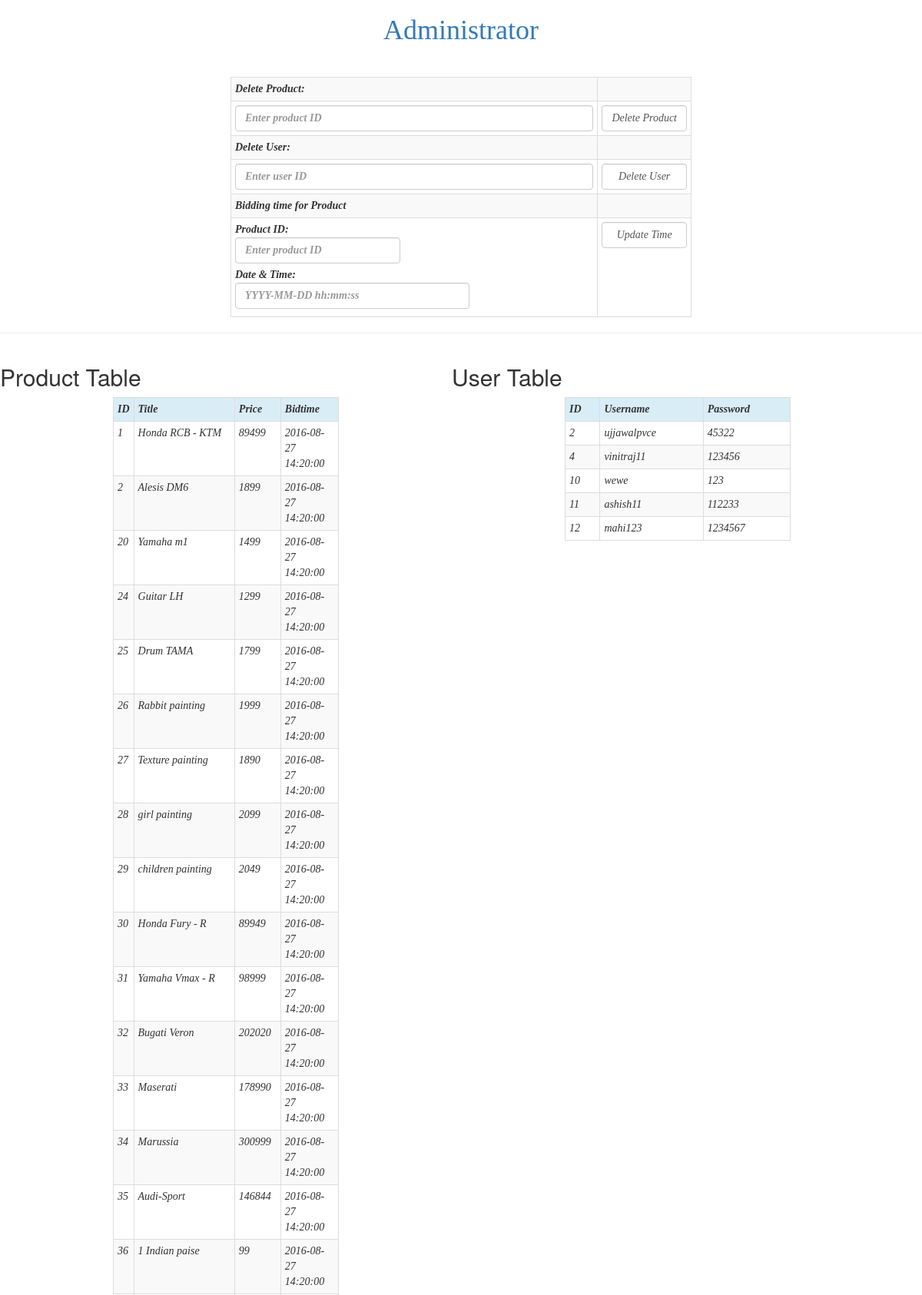
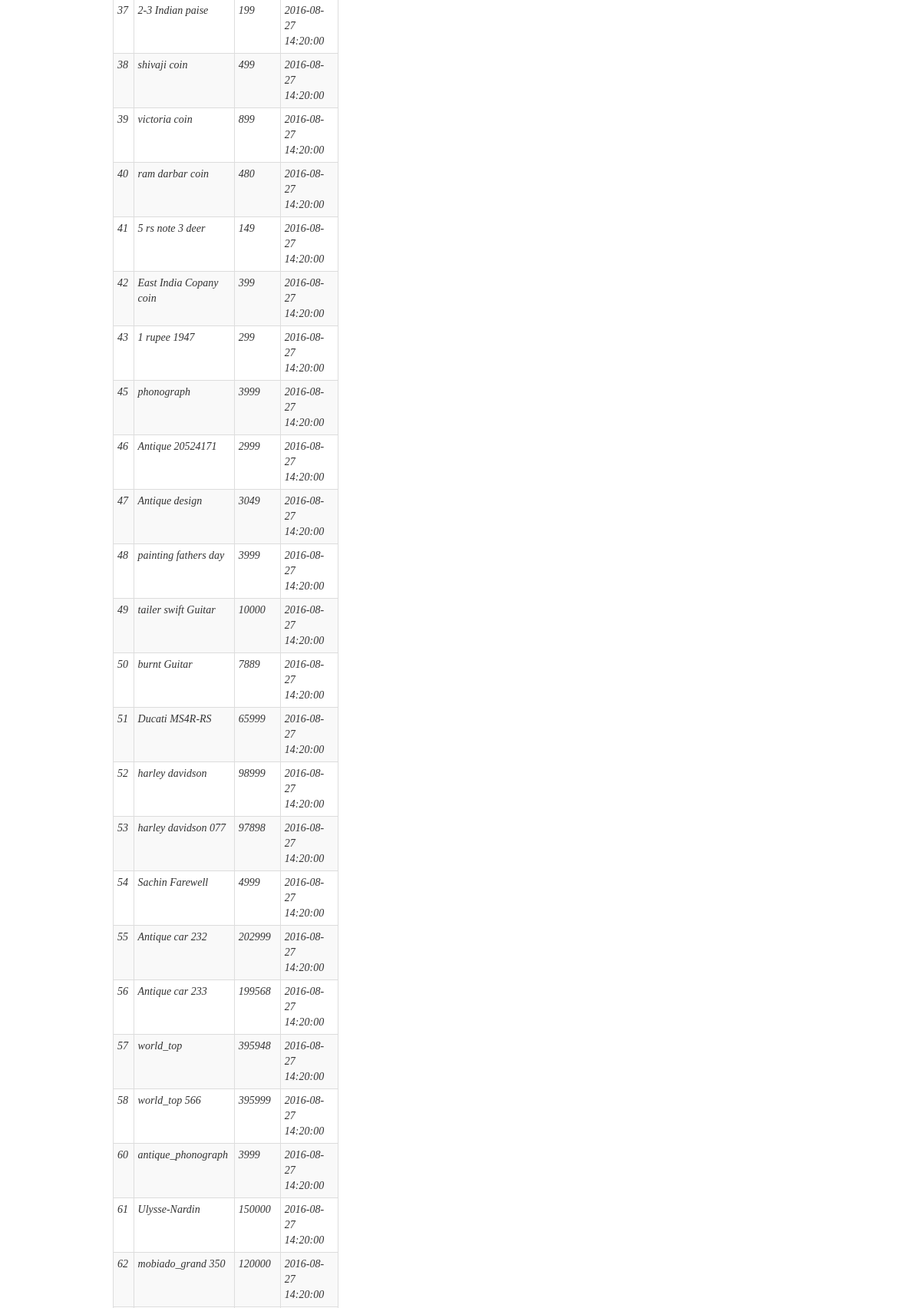
The app's page /admin/index.php (upper part) with its own data (2 pictures, top to bottom).
### tables this page shows
CREATE TABLE IF NOT EXISTS `addproducts` (
  `pid` int(11) NOT NULL AUTO_INCREMENT,
  `title` text NOT NULL,
  `descri` text NOT NULL,
  `price` int(20) NOT NULL,
  `btime` datetime NOT NULL,
  `cid` int(11) NOT NULL,
  `image` text NOT NULL,
  `name` text NOT NULL,
  `email` text NOT NULL,
  `mob` text NOT NULL,
  PRIMARY KEY (`pid`),
  KEY `cid` (`cid`)
);

CREATE TABLE IF NOT EXISTS `details` (
  `uid` int(11) NOT NULL AUTO_INCREMENT,
  `Email` text NOT NULL,
  `FirstName` text NOT NULL,
  `LastName` text NOT NULL,
  `Mob` text NOT NULL,
  `password` text NOT NULL,
  PRIMARY KEY (`uid`)
);

### admin/index.php (the view, shortened to what this page needs)
<!DOCTYPE html PUBLIC "-//W3C//DTD XHTML 1.0 Transitional//EN" "http://www.w3.org/TR/xhtml1/DTD/xhtml1-transitional.dtd">
<html xmlns="http://www.w3.org/1999/xhtml">
<head>
<link href="../view/css/bootstrap.min.css" rel="stylesheet">
</head>
<body>
<div align="center">
  <a href="index.php"><h1 class="style2" style="font-family:Georgia, 'Times New Roman', Times, serif">Administrator</h1></a>
  <p>&nbsp;</p>
  <form id="form1" name="form1" method="post" action="">
    <table class="table table-striped table-bordered table-hover table-condensed" style="width: 50%">
      <tr>
        <th><div>Delete Product: </div></th>
        <td>&nbsp;</td>
      </tr>
      <tr>
        <th>
          <input type="text" class="form-control" name="pid" placeholder="Enter product ID" />
        </th>
        <td><input class="form-control" name="dltpr" type="submit" id="dltpr" value="Delete Product" /></td>
      </tr>
      <tr>
        <th><div>Delete User: </div></th>
        <td>&nbsp;</td>
      </tr>
      <tr>
        <th><div>
          <input type="text" class="form-control" name="uid" placeholder="Enter user ID" />
        </div></th>
        <td><input class="form-control" name="dltuser" type="submit" id="dltuser" value="Delete User" /></td>
      </tr>
      <tr>
        <th><div>Bidding time for Product </div></th>
        <td>&nbsp;</td>
      </tr>
      <tr>
        <th><div>
          <label>Product ID:&nbsp; &nbsp;
          <input type="text" class="form-control" name="prid" placeholder="Enter product ID" style="width: 215px" />
          </label>
          <label>Date &amp; Time:
            <input type="text" class="form-control" name="bidtime" placeholder="YYYY-MM-DD hh:mm:ss" style="width: 305px" />
           </label>
        </div></th>
        <td><input class="form-control" name="btime" type="submit" id="btime" value="Update Time" /></td>
      </tr>
    </table>
  </form>
  <hr>
</div>
<div style="width: 100%">
<?php
$conn = new mysqli("localhost", "root", "", "nilamee");
if (isset($_POST['dltpr'])) {
	echo '<div style="width:49%; float:left;"><h2>Product Table</h2>';
	$id=$_REQUEST['pid'];
	$sql = "DELETE FROM addproducts WHERE pid=$id";
	$conn -> query($sql);
	$sql = "SELECT pid,title,price,btime FROM addproducts ORDER BY pid";
	$result = $conn -> query($sql);
	if ($result -> num_rows > 0) {
	echo '
	<table class="table table-striped table-bordered table-hover table-condensed" align="center" style="width:50%">
	<tr class="info">
	<th>ID</th>
	<th>Title</th>
	<th>Price</th>
	<th>Bidtime</th>
	</tr>';
	while ($row = $result -> fetch_assoc()) {
	echo "
	<tr>
		<td>" . $row["pid"] . "</td><td>" . $row["title"] . "</td><td>" . $row["price"] . "</td><td>" . $row["btime"] . "</td>
	</tr>";
	}
	echo "</table></div>";
	} else {
	echo "0 results";
	}
	}
else {
	echo '<div style="width:49%; float:left;"><h2>Product Table</h2>';
	$sql = "SELECT pid,title,price,btime FROM addproducts ORDER BY pid";
	$result = $conn -> query($sql);
	if ($result -> num_rows > 0) {
	echo '
	<table class="table table-striped table-bordered table-hover table-condensed" align="center" style="width:50%">
	<tr class="info">
	<th>ID</th>
	<th>Title</th>
	<th>Price</th>
	<th>Bidtime</th>
	</tr>';
	while ($row = $result -> fetch_assoc()) {
	echo "
	<tr>
		<td>" . $row["pid"] . "</td><td>" . $row["title"] . "</td><td>" . $row["price"] . "</td><td>" . $row["btime"] . "</td>
	</tr>";
	}
	echo "</table></div>";
	} else {
	echo "0 results";
	}
	echo '<div style="width:49%; float:left;"><h2>User Table</h2>';
	$sql = "SELECT uid,Email,password FROM details ORDER BY uid";
	$result = $conn -> query($sql);
	if ($result -> num_rows > 0) {
	echo '
	<table class="table table-striped table-bordered table-hover table-condensed" align="center" style="width:50%">
	<tr class="info">
	<th>ID</th>
	<th>Username</th>
	<th>Password</th>
	</tr>';
	while ($row = $result -> fetch_assoc()) {
	echo "
	<tr>
		<td>" . $row["uid"] . "</td><td>" . $row["Email"] . "</td><td>" . $row["password"] . "</td>
	</tr>";
	}
	echo "</table></div>";
	} else {
	echo "0 results";
	}
	}
?>
</div>
</body>
</html>

### admin/index.php (style rules this page uses)
table, th, td { font-family: Georgia, 'Times New Roman', Times, serif; font-style:italic; border: 2px solid black; padding: 5px; }

### records on screen
addproducts: pid "1", title "Honda RCB - KTM", price "89499", btime "2016-08-27 14:20:00"
addproducts: pid "2", title "Alesis DM6", price "1899", btime "2016-08-27 14:20:00"
addproducts: pid "20", title "Yamaha m1", price "1499", btime "2016-08-27 14:20:00"
addproducts: pid "24", title "Guitar LH", price "1299", btime "2016-08-27 14:20:00"
addproducts: pid "25", title "Drum TAMA", price "1799", btime "2016-08-27 14:20:00"
addproducts: pid "26", title "Rabbit painting", price "1999", btime "2016-08-27 14:20:00"
addproducts: pid "27", title "Texture painting", price "1890", btime "2016-08-27 14:20:00"
addproducts: pid "28", title "girl painting", price "2099", btime "2016-08-27 14:20:00"
addproducts: pid "29", title "children painting", price "2049", btime "2016-08-27 14:20:00"
addproducts: pid "30", title "Honda Fury - R", price "89949", btime "2016-08-27 14:20:00"
addproducts: pid "31", title "Yamaha Vmax - R", price "98999", btime "2016-08-27 14:20:00"
addproducts: pid "32", title "Bugati Veron", price "202020", btime "2016-08-27 14:20:00"
addproducts: pid "33", title "Maserati", price "178990", btime "2016-08-27 14:20:00"
addproducts: pid "34", title "Marussia", price "300999", btime "2016-08-27 14:20:00"
addproducts: pid "35", title "Audi-Sport", price "146844", btime "2016-08-27 14:20:00"
addproducts: pid "36", title "1 Indian paise", price "99", btime "2016-08-27 14:20:00"
addproducts: pid "37", title "2-3 Indian paise", price "199", btime "2016-08-27 14:20:00"
addproducts: pid "38", title "shivaji coin", price "499", btime "2016-08-27 14:20:00"
addproducts: pid "39", title "victoria coin", price "899", btime "2016-08-27 14:20:00"
addproducts: pid "40", title "ram darbar coin", price "480", btime "2016-08-27 14:20:00"
addproducts: pid "41", title "5 rs note 3 deer", price "149", btime "2016-08-27 14:20:00"
addproducts: pid "42", title "East India Copany coin", price "399", btime "2016-08-27 14:20:00"
addproducts: pid "43", title "1 rupee 1947", price "299", btime "2016-08-27 14:20:00"
addproducts: pid "45", title "phonograph", price "3999", btime "2016-08-27 14:20:00"
addproducts: pid "46", title "Antique 20524171", price "2999", btime "2016-08-27 14:20:00"
addproducts: pid "47", title "Antique design", price "3049", btime "2016-08-27 14:20:00"
addproducts: pid "48", title "painting fathers day", price "3999", btime "2016-08-27 14:20:00"
addproducts: pid "49", title "tailer swift Guitar", price "10000", btime "2016-08-27 14:20:00"
addproducts: pid "50", title "burnt Guitar", price "7889", btime "2016-08-27 14:20:00"
addproducts: pid "51", title "Ducati MS4R-RS", price "65999", btime "2016-08-27 14:20:00"
addproducts: pid "52", title "harley davidson", price "98999", btime "2016-08-27 14:20:00"
addproducts: pid "53", title "harley davidson 077", price "97898", btime "2016-08-27 14:20:00"
addproducts: pid "54", title "Sachin Farewell", price "4999", btime "2016-08-27 14:20:00"
addproducts: pid "55", title "Antique car 232", price "202999", btime "2016-08-27 14:20:00"
addproducts: pid "56", title "Antique car 233", price "199568", btime "2016-08-27 14:20:00"
addproducts: pid "57", title "world_top", price "395948", btime "2016-08-27 14:20:00"
addproducts: pid "58", title "world_top 566", price "395999", btime "2016-08-27 14:20:00"
addproducts: pid "60", title "antique_phonograph", price "3999", btime "2016-08-27 14:20:00"
addproducts: pid "61", title "Ulysse-Nardin", price "150000", btime "2016-08-27 14:20:00"
addproducts: pid "62", title "mobiado_grand 350", price "120000", btime "2016-08-27 14:20:00"
details: uid "2", Email "ujjawalpvce", password "45322"
details: uid "4", Email "vinitraj11", password "123456"
details: uid "10", Email "wewe", password "123"
details: uid "11", Email "ashish11", password "112233"
details: uid "12", Email "mahi123", password "1234567"
